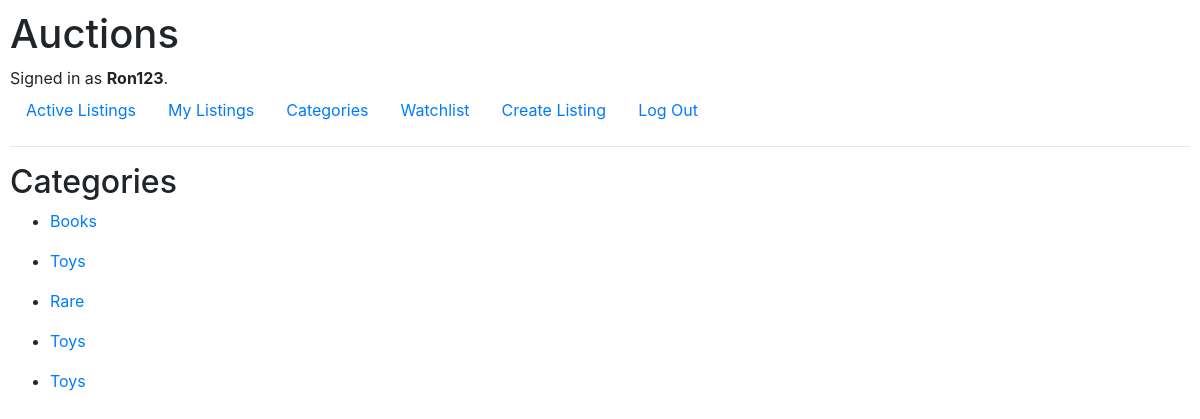
Before: /categories/ (signed in) with the older database file.
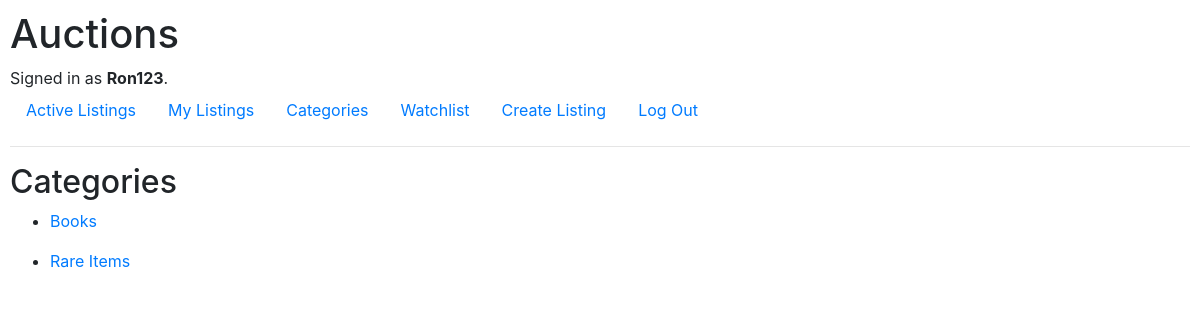
After: the same page with the newer database file.
### auctions/models.py (models this page shows)
class User(AbstractUser):
    pass

class Category(models.Model):
    name = models.CharField(max_length=20, unique=True)
    def __str__(self):
        return self.name

### auctions/views.py (the view)
# urls.py: path("categories/", views.categories, name="categories"),
@login_required
def categories(request):
    category = Category.objects.all()
    context = {
        "categories":category
    }
    return render(request, "auctions/categories.html", context)

### auctions/templates/auctions/categories.html
{% extends "auctions/layout.html" %} {% block title %} Categories {% endblock %}
{% block body %}
<h2>Categories</h2>
{% for category in categories %}
<ul>
  <li>
    <a href="{% url 'category_listing' category=category %}">{{category}}</a>
  </li>
</ul>
{% endfor %} {%endblock%}

### auctions/templates/auctions/layout.html (shortened to what this page needs)
{% load static %}
<!DOCTYPE html>
<html lang="en">
  <head>
    <link
      rel="stylesheet"
      href="https://stackpath.bootstrapcdn.com/bootstrap/4.4.1/css/bootstrap.min.css"
    />
    <link href="{% static 'auctions/styles.css' %}" rel="stylesheet" />
  </head>
  <body>
    <h1>Auctions</h1>
    <div>
      {% if user.is_authenticated %} Signed in as
      <strong>{{ user.username }}</strong>. {% else %} Not signed in. {% endif%}
    </div>
    <ul class="nav">
      <li class="nav-item">
        <a class="nav-link" href="{% url 'index' %}">Active Listings</a>
      </li>
      {% if user.is_authenticated %}
      <li class="nav-item">
        <a class="nav-link" href="{% url 'my_listings' %}">My Listings</a>
      </li>
      <li class="nav-item">
        <a class="nav-link" href="{% url 'categories' %}">Categories</a>
      </li>
      <li class="nav-item">
        <a class="nav-link" href="{% url 'watchlist' %}">Watchlist</a>
      </li>
      <li class="nav-item">
        <a class="nav-link" href="{% url 'create_listing' %}">Create Listing</a>
      </li>
      <li class="nav-item">
        <a class="nav-link" href="{% url 'logout' %}">Log Out</a>
      </li>
      {% endif %}
    </ul>
    <hr />
    {% block body %} {% endblock %}
  </body>
</html>

### auctions/static/auctions/styles.css (style rules this page uses)
body { padding: 10px; }

Changed rows visible on the page:
removed Category: name "Toys"
removed Category: name "Rare"
removed Category: name "Toys"
removed Category: name "Toys"
added Category: name "Rare Items"
